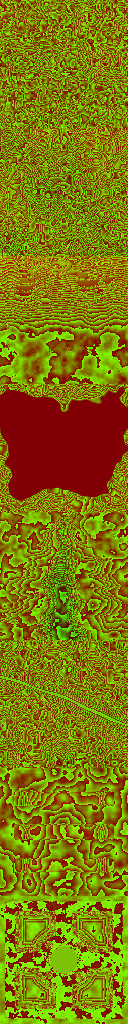
#> input picture App/PeaceGarden/Resources/Worlds/worlds-height.png, 128 x 1024 px
$ python worlds.py
#> lines starting #> are read from the running program, lines starting #| are printed output that depends on the picture
#!/usr/bin/env python3
"""Redraws worlds in the app's ground atlas, in place.

    python3 tools/worlds/worlds.py            # redraw, write, measure
    python3 tools/worlds/worlds.py --check    # say whether the atlas is what this draws

The atlas is two PNGs, 128 wide by 128 x N tall, one 128-square block per
world (`App/PeaceGarden/Resources/Worlds/`). Height is sixteen bits in the red
and green bytes, -2..+2 m, drawn for a 5.2 m plot. Albedo is plain RGB.

**The order of the blocks is the file format.** A bed stores its world's index,
so a world may be redrawn where it stands or a new one added at the end, but
nothing is ever moved or removed. `docs/ARRANGING.md` §*The ground is chosen*.

**The mockup that drew the first eight was never committed**, so this does not
regenerate the atlas: it reads it, redraws the blocks named in `REDRAWN`, and
leaves every other block's height and colour exactly as they were.

It also writes the **kind** of every cell — grass, earth, gravel, rock and so on
— into the height image's blue byte, which nothing used before. The app reads
it to decide how a cell's crumb is drawn: how widely its tone spreads, how much
it is roughened, whether it is toned per corner like a surface or per face like
a heap of stones. For the worlds drawn here the kind is known; for the mockup's
it is read back off the colour, which is good enough because the materials were
chosen to be told apart.
"""

from __future__ import annotations

import argparse
import json
from pathlib import Path

import numpy as np
from PIL import Image

ROOT = Path(__file__).resolve().parents[2]
ATLAS = ROOT / "App/PeaceGarden/Resources/Worlds"
INDEX = ROOT / "design/worlds.json"

CELLS = 128
SIDE = 5.2
LOW, HIGH = -2.0, 2.0
STEP = SIDE / (CELLS - 1)

# Row j of a block is z, column i is x — the order `GardenWorlds.place` reads.
_axis = -SIDE / 2 + np.arange(CELLS) * STEP
X, Z = np.meshgrid(_axis, _axis)

# MARK: Kinds — must match `GardenGround.Kind` in the app.
GRASS, EARTH, GRAVEL, ROCK, SCREE, SNOW, WATER, BOX, TARMAC, SAND = range(10)

# MARK: Materials, as albedo before any light. Dark on purpose: the app's
# hemispheric light lifts a face that looks up by about a fifth.
M = {
    "grass": (0.235, 0.282, 0.188),
    "grass_dry": (0.282, 0.280, 0.190),
    "grass_wet": (0.180, 0.232, 0.180),
    "moss": (0.200, 0.250, 0.150),
    "turf": (0.300, 0.300, 0.205),
    "heather": (0.255, 0.225, 0.205),
    "bracken": (0.320, 0.262, 0.180),
    "rock_light": (0.440, 0.430, 0.400),
    "rock": (0.335, 0.330, 0.315),
    "rock_dark": (0.225, 0.225, 0.232),
    "scree": (0.385, 0.375, 0.352),
    "snow": (0.610, 0.632, 0.660),
    "earth": (0.215, 0.160, 0.118),
    "earth_dark": (0.160, 0.122, 0.094),
    "gravel": (0.415, 0.395, 0.345),
    "box": (0.140, 0.205, 0.135),
    "box_light": (0.180, 0.250, 0.160),
    "water": (0.170, 0.215, 0.235),
    "stone": (0.500, 0.480, 0.445),
    "ochre": (0.345, 0.290, 0.232),
    "grey": (0.305, 0.305, 0.312),
    "red": (0.330, 0.250, 0.205),
    "dark": (0.205, 0.205, 0.215),
    "shingle": (0.330, 0.320, 0.300),
    "shingle_wet": (0.200, 0.212, 0.200),
}
M = {k: np.array(v) for k, v in M.items()}

SATURATION_CEILING = 0.28  # `GardenGround.saturationCeiling`


def ceilinged(rgb: np.ndarray) -> np.ndarray:
    """`GardenGround.ceilinged`, over a whole block."""
    high = rgb.max(axis=-1, keepdims=True)
    low = rgb.min(axis=-1, keepdims=True)
    sat = np.where(high > 0, (high - low) / np.maximum(high, 1e-9), 0)
    keep = np.where(sat > SATURATION_CEILING, SATURATION_CEILING / np.maximum(sat, 1e-9), 1)
    grey = high * (1 - keep)
    return rgb * keep + grey


# MARK: Noise. Value noise on a seeded lattice: deterministic, so a world is
# the same world every time this runs.

def _lattice(seed: int, n: int = 256) -> np.ndarray:
    return np.random.default_rng(seed).random((n, n)) * 2 - 1


def noise(x, z, scale: float, seed: int) -> np.ndarray:
    g = _lattice(seed)
    n = g.shape[0]
    u = np.asarray(x, dtype=float) / scale + 37.0
    v = np.asarray(z, dtype=float) / scale + 53.0
    i0 = np.floor(u).astype(int)
    j0 = np.floor(v).astype(int)
    fu, fv = u - i0, v - j0
    su, sv = fu * fu * (3 - 2 * fu), fv * fv * (3 - 2 * fv)
    a = g[j0 % n, i0 % n]
    b = g[j0 % n, (i0 + 1) % n]
    c = g[(j0 + 1) % n, i0 % n]
    d = g[(j0 + 1) % n, (i0 + 1) % n]
    return (a * (1 - su) + b * su) * (1 - sv) + (c * (1 - su) + d * su) * sv


def fbm(x, z, scale: float, seed: int, octaves: int = 4, gain: float = 0.5) -> np.ndarray:
    total, weight, norm = 0.0, 1.0, 0.0
    for k in range(octaves):
        total = total + weight * noise(x, z, scale / 2 ** k, seed + 101 * k)
        norm += weight
        weight *= gain
    return total / norm


def along(t, scale: float, seed: int) -> np.ndarray:
    """Noise along one axis — a wandering line."""
    t = np.asarray(t, dtype=float)
    return fbm(t, np.full_like(t, 0.37), scale, seed, octaves=3)


def smooth(a: float, b: float, v) -> np.ndarray:
    t = np.clip((np.asarray(v, dtype=float) - a) / (b - a), 0, 1)
    return t * t * (3 - 2 * t)


def speckle(seed: int) -> np.ndarray:
    """A number in 0..1 per cell — the stipple."""
    return np.random.default_rng(seed).random((CELLS, CELLS))


def slope_of(h: np.ndarray) -> np.ndarray:
    gz, gx = np.gradient(h, STEP)
    return np.hypot(gx, gz)


def laplacian(h: np.ndarray) -> np.ndarray:
    p = np.pad(h, 1, mode="edge")
    return (p[:-2, 1:-1] + p[2:, 1:-1] + p[1:-1, :-2] + p[1:-1, 2:] - 4 * h) / STEP ** 2


def mix(a, b, t):
    t = np.asarray(t, dtype=float)[..., None]
    return a * (1 - t) + b * t


def paint(colour: np.ndarray, where, material: np.ndarray, amount=1.0):
    w = (np.asarray(where, dtype=float) * amount)[..., None]
    return colour * (1 - w) + material * w


def boulders(seed: int, count: int, inside, radius=(0.07, 0.18), tall=0.62):
    """Rounded stones: a field of heights to add and a mask of where they are."""
    rng = np.random.default_rng(seed)
    lift = np.zeros((CELLS, CELLS))
    placed = 0
    tries = 0
    while placed < count and tries < count * 40:
        tries += 1
        x, z = rng.uniform(-2.45, 2.45, 2)
        if not inside(x, z):
            continue
        r = rng.uniform(*radius)
        # Squashed and turned, so no two are the same circle.
        angle = rng.uniform(0, np.pi)
        squash = rng.uniform(0.65, 1.0)
        dx, dz = X - x, Z - z
        a = (dx * np.cos(angle) + dz * np.sin(angle)) / r
        b = (-dx * np.sin(angle) + dz * np.cos(angle)) / (r * squash)
        d = np.hypot(a, b)
        bump = r * tall * np.sqrt(np.clip(1 - d ** 2, 0, 1)) ** 0.8
        lift = np.maximum(lift, bump)
        placed += 1
    return lift, lift > 0.008


# MARK: The worlds drawn here


def alpine():
    """Foothills climbing to a modest ridge along the far edge.

    The first alpine world was a massif in the middle of the plot, 0.97 m high,
    and a lantern stood as tall as the mountains — which read as a giant's
    lantern rather than as a small mountain. Peaking at a little over half a
    metre at the far corner, with the near half of the plot gently plantable,
    it reads as the ground climbing into rock, at the plot's own scale.
    """
    seed = 2600
    # The crest wanders along the far (-z) edge, and the rise runs in from it a
    # wandering distance, so the foot of the slope is never a ruled line.
    crest = -2.30 + 0.16 * along(X, 1.3, seed)
    reach = 2.85 + 0.45 * along(X, 1.6, seed + 1)
    t = np.clip(1 - (Z - crest) / reach, 0, 1)
    behind = np.clip((crest - Z) / 0.55, 0, 1)
    # Higher toward the far corner, lower toward the right-hand one.
    peak = 0.56 * (0.70 + 0.30 * np.clip((0.6 - X) / 3.2, 0, 1)) * (1 + 0.16 * along(X, 0.9, seed + 2))
    rise = t ** 1.9 * (1.35 - 0.35 * t)
    h = peak * rise * (1 - 0.35 * behind ** 2)

    # Foothills: broad swells that grow with the slope.
    h += 0.035 * fbm(X, Z, 1.3, seed + 3) * (0.5 + t)
    h += 0.012 * fbm(X, Z, 0.35, seed + 4)

    # Rock comes through as outcrops in bands — ledges a hand or two high, which
    # is the size a rock is in a garden, and what makes the climb read as rock.
    crags = smooth(0.05, 0.35, fbm(X, Z, 0.75, seed + 5)) * smooth(0.30, 0.62, t)
    band = 0.065
    k = (h + 0.012 * fbm(X, Z, 0.4, seed + 6)) / band
    stair = (np.floor(k) + smooth(0.55, 0.92, k - np.floor(k))) * band
    h = h + crags * (stair - h) * 0.95 + crags * 0.025

    lift, stones = boulders(seed + 7, 9, lambda x, z: z > -0.2, radius=(0.05, 0.11))
    lift2, stones2 = boulders(seed + 8, 16, lambda x, z: z < -0.6, radius=(0.07, 0.16))
    h = h + np.maximum(lift, lift2)
    stones = stones | stones2

    s = slope_of(h)
    lap = laplacian(h)
    pick = speckle(seed + 9)
    patch = fbm(X, Z, 0.9, seed + 10)
    fine = fbm(X, Z, 0.25, seed + 11)

    # Grass: lusher in the hollows and low down, a paler short turf as it
    # climbs and on anything convex.
    wet = smooth(-0.4, 1.2, lap * 0.06 + 0.3 * patch)
    colour = mix(M["grass"], M["grass_wet"], wet * (1 - t))
    colour = mix(colour, M["turf"], smooth(0.2, 0.75, t + 0.25 * fine))
    colour = paint(colour, smooth(0.15, 0.45, patch) * (fine > 0.15), M["grass_dry"], 0.6)
    colour = paint(colour, (fine < -0.30) & (t > 0.35), M["moss"], 0.8)

    # Snow lies on the high ground **and** only where it is gentle enough to
    # hold, which is what stops a snowcap looking painted on.
    # Only in patches, and dimmer than the hand would choose: it is the
    # brightest thing on the plot, and at noon a field of it outshone the plants.
    snowline = 0.45 + 0.06 * fbm(X, Z, 0.5, seed + 12) + 0.04 * X
    snow = (h > snowline) & (s < 0.40) & (patch + 0.5 * fine > 0.08)

    rock = (s > 0.85) | (crags * smooth(0.45, 0.7, s) > 0.5) | stones
    # Scree below the crags: the rock mask carried a few cells downhill (+z).
    below = np.zeros_like(rock)
    for shift in range(1, 7):
        below[shift:, :] |= rock[:-shift, :]
    scree = ~rock & (below | ((s > 0.42) & (t > 0.35))) & (fine + 0.4 * pick > 0.05) & (t > 0.15)

    strata = np.floor((h + 0.03 * X) / 0.05).astype(int) % 3
    rock_colour = np.where((strata == 0)[..., None], M["rock"],
                           np.where((strata == 1)[..., None], M["rock_light"], M["rock_dark"]))
    rock_colour = rock_colour * (0.88 + 0.24 * pick)[..., None]
    colour = np.where(scree[..., None], M["scree"] * (0.82 + 0.36 * pick)[..., None], colour)
    colour = np.where(rock[..., None], rock_colour, colour)
    colour = np.where(snow[..., None], M["snow"] * (0.96 + 0.06 * pick)[..., None], colour)

    kind = np.full((CELLS, CELLS), GRASS, dtype=np.uint8)
    kind[scree] = SCREE
    kind[rock] = ROCK
    kind[snow] = SNOW
    return h, colour, kind


def ravine():
    """A gorge that starts as a crack and opens as it runs.

    It begins nearly closed at the middle of the far-right edge and widens as
    it comes toward the viewer, to leave through the near-left edge, so the cut
    under the plot shows its notch. Its walls wander in and out independently,
    step in ledges of strata, and leave most of the plot as ground either side.
    """
    seed = 4400
    s = np.clip((Z + SIDE / 2) / SIDE, 0, 1)  # 0 at the closed end, 1 where it opens
    # fbm along a line rarely leaves ±0.4, so these amplitudes are about
    # double what they wander by.
    centre = 0.80 * along(Z, 1.7, seed) + 0.22 * along(Z, 0.55, seed + 1)
    open_ = s ** 1.15
    top = 0.06 + 1.18 * open_  # half-width at the lip
    left = top * (1 + 0.65 * along(Z, 0.85, seed + 2)) + (0.08 + 0.22 * s) * along(Z, 0.28, seed + 3)
    right = top * (1 + 0.65 * along(Z, 0.85, seed + 4)) + (0.08 + 0.22 * s) * along(Z, 0.28, seed + 5)
    left = np.maximum(left, 0.035)
    right = np.maximum(right, 0.035)
    depth = 0.10 + 0.56 * smooth(0.0, 0.62, s)
    floor = 0.10 + 0.32 * s

    dx = X - centre
    half = np.where(dx < 0, left, right)
    q = np.abs(dx) / half

    # The ground either side: gently rolling, falling a little toward the lip.
    ground = 0.045 * fbm(X, Z, 1.2, seed + 6) + 0.015 * fbm(X, Z, 0.4, seed + 7)
    ground += 0.06 * smooth(1.0, 3.5, q) - 0.03

    g = np.clip((q - floor) / (1 - floor), 0, 1)
    rise = 1 - (1 - g) ** 1.6
    rise = np.clip(rise + 0.05 * fbm(X, Z, 0.25, seed + 8) * (g > 0) * (g < 1), 0, 1)
    h = ground - depth * (1 - rise)

    # Strata: the wall steps in ledges at the same heights all along the gorge,
    # with a slight dip, which is what makes it read as bedded rock.
    wall = (g > 0) & (g < 1)
    band = 0.085
    tilt = 0.035 * X + 0.02 * Z
    k = (h - tilt) / band
    stair = (np.floor(k) + smooth(0.45, 0.95, k - np.floor(k))) * band + tilt
    h = np.where(wall, h + (stair - h) * 0.85, h)

    # The floor: shingle, a damp runnel down its lowest line, and stones.
    run = np.abs(dx - 0.06 * along(Z, 0.5, seed + 9)) < (0.035 + 0.05 * s)
    runnel = run & (q < floor) & (s > 0.18)
    h = np.where(runnel, h - 0.015, h)
    lift, stones = boulders(seed + 10, 30, lambda x, z: True, radius=(0.05, 0.13))
    on_floor = q < floor * 1.4
    h = h + np.where(on_floor, lift, 0)
    stones = stones & on_floor
    lift2, stones2 = boulders(seed + 11, 10, lambda x, z: True, radius=(0.07, 0.15))
    away = q > 1.25
    h = h + np.where(away, lift2, 0)
    stones2 = stones2 & away

    sl = slope_of(h)
    lap = laplacian(h)
    pick = speckle(seed + 12)
    patch = fbm(X, Z, 0.9, seed + 13)
    fine = fbm(X, Z, 0.25, seed + 14)

    wet = smooth(-0.5, 1.5, lap * 0.05 + 0.3 * patch)
    colour = mix(M["grass"], M["grass_wet"], wet)
    colour = paint(colour, smooth(0.10, 0.45, patch) * (fine > 0.0), M["grass_dry"], 0.6)
    # Heather and bracken on the dry shoulders by the lip.
    shoulder = (q > 1.0) & (q < 1.45 + 0.4 * fine)
    colour = paint(colour, shoulder & (fine > 0.05), M["heather"], 0.85)
    colour = paint(colour, shoulder & (fine <= 0.05) & (patch > -0.1), M["bracken"], 0.6)

    # The walls in strata by height, each band a different stone, stippled.
    rocky = wall & (sl > 0.75)
    # Bands a little thicker than a cell is tall on the wall, or the stipple
    # swallows them; and **lighter than they look right in the hand**, as the
    # cut's are, because a wall is lit by the sky and hardly by the sun.
    layer = np.floor((h - tilt) / 0.075 + 0.3 * fbm(X, Z, 0.6, seed + 15)).astype(int)
    order = [M["ochre"], M["grey"], M["red"], M["ochre"], M["dark"], M["grey"], M["red"]]
    strata = np.zeros((CELLS, CELLS, 3))
    for n, material in enumerate(order):
        strata[(layer % len(order)) == n] = material * 1.3
    strata = strata * (0.92 + 0.16 * pick)[..., None]
    colour = np.where(rocky[..., None], strata, colour)
    # Ledges hold soil, so they are green: moss and fern on every shelf.
    ledge = wall & ~rocky
    colour = np.where(ledge[..., None], mix(M["moss"], M["grass_wet"], pick), colour)

    floor_cells = (q <= floor) | (on_floor & ~wall)
    shingle = M["shingle"] * (0.80 + 0.40 * pick)[..., None]
    colour = np.where(floor_cells[..., None], mix(shingle, M["moss"], (patch > 0.25) * 0.7), colour)
    colour = np.where(runnel[..., None], M["shingle_wet"] * (0.85 + 0.3 * pick)[..., None], colour)
    rock_stone = M["rock"] * (0.85 + 0.35 * pick)[..., None]
    colour = np.where((stones | stones2)[..., None], rock_stone, colour)

    kind = np.full((CELLS, CELLS), GRASS, dtype=np.uint8)
    kind[floor_cells & ~(patch > 0.25)] = SCREE
    kind[runnel] = SCREE
    kind[rocky] = ROCK
    kind[stones | stones2] = ROCK
    return h, colour, kind


def parterre():
    """A formal garden drawn large enough to read at the plot's scale.

    The first parterre was twenty-five domed compartments ten centimetres high,
    which at a plot five metres across drew as the scales of a lizard. This one
    is four: a gravel cross and a gravel round, a basin in the middle with a
    stone kerb, four box balls on the round, and each compartment edged in box
    a hand and a half high and filled with dug earth for planting. Regular,
    because cultivation may be — but every edge wanders by a centimetre or two,
    because no edge in the garden is ruled.
    """
    seed = 7700
    wob = lambda scale, n, amount: amount * fbm(X, Z, scale, seed + n)  # noqa: E731
    ax, az = np.abs(X), np.abs(Z)
    r = np.hypot(X, Z)

    # Signed distance to each compartment: a rounded square in its quarter,
    # with its inner corner taken out by the gravel round.
    lo, hi, corner = 0.31, 2.02, 0.16
    c = (lo + hi) / 2
    e = (hi - lo) / 2 - corner
    qx, qz = np.abs(ax - c) - e, np.abs(az - c) - e
    rect = np.hypot(np.maximum(qx, 0), np.maximum(qz, 0)) + np.minimum(np.maximum(qx, qz), 0) - corner
    round_ = 1.06 + wob(0.4, 1, 0.012)
    sd = np.maximum(rect, round_ - r) + wob(0.22, 2, 0.013)

    hedge_width = 0.23
    hedge = (sd < 0) & (sd > -hedge_width)
    bed = sd <= -hedge_width
    outside = sd >= 0

    kerb_in, kerb_out = 0.56, 0.68
    basin = r < kerb_in + wob(0.3, 3, 0.006)
    kerb = ~basin & (r < kerb_out + wob(0.3, 4, 0.006))

    edge_path = np.maximum(ax, az) > 2.40 + wob(0.5, 5, 0.03)

    pick = speckle(seed + 6)
    fine = fbm(X, Z, 0.3, seed + 7)

    h = np.zeros((CELLS, CELLS))
    # Gravel, raked: a few millimetres of wander.
    h += 0.004 * fbm(X, Z, 0.2, seed + 8)
    # The beds are dug and mounded a little toward their middles.
    h = np.where(bed, 0.025 + 0.035 * smooth(-hedge_width, -0.55, sd) + 0.008 * fine, h)
    # Box: a rounded clipped top over steep sides, its height wandering.
    u = np.clip((sd + hedge_width / 2) / (hedge_width / 2), -1, 1)
    tall = 0.20 * (1 + 0.10 * fbm(X, Z, 0.35, seed + 9)) + 0.012 * fbm(X, Z, 0.08, seed + 10)
    h = np.where(hedge, tall * np.sqrt(np.clip(1 - u ** 4, 0, 1)), h)
    # The kerb stands a little proud; the water sits just under the gravel.
    h = np.where(kerb, 0.075 + 0.004 * pick, h)
    h = np.where(basin, -0.035, h)
    # Four box balls on the round, on the diagonals.
    for angle in (np.pi / 4, 3 * np.pi / 4, 5 * np.pi / 4, 7 * np.pi / 4):
        bx, bz = 0.875 * np.cos(angle), 0.875 * np.sin(angle)
        d = np.hypot(X - bx, Z - bz) / (0.165 + wob(0.12, 11, 0.012))
        ball = d < 1
        h = np.where(ball, np.maximum(h, 0.34 * np.sqrt(np.clip(1 - d ** 2, 0, 1)) ** 0.9), h)
        hedge = hedge | ball
        bed = bed & ~ball
    # A lawn margin outside the gravel walk, at the rim.
    h = np.where(edge_path & outside, 0.012 + 0.008 * fine, h)

    gravel = M["gravel"] * (0.86 + 0.28 * pick)[..., None]
    colour = np.broadcast_to(gravel, (CELLS, CELLS, 3)).copy()
    lawn = mix(M["grass"], M["grass_dry"], smooth(-0.2, 0.5, fine))
    colour = np.where((edge_path & outside)[..., None], lawn, colour)
    earth = mix(M["earth"], M["earth_dark"], smooth(-0.3, 0.6, fine + 0.6 * (pick - 0.5)))
    colour = np.where(bed[..., None], earth, colour)
    # Box: darker toward its foot, lighter where the new growth is on top.
    top = smooth(0.08, 0.20, h)
    box = mix(M["box"], M["box_light"], top * (0.6 + 0.4 * pick))
    colour = np.where(hedge[..., None], box, colour)
    colour = np.where(kerb[..., None], M["stone"] * (0.92 + 0.12 * pick)[..., None], colour)
    colour = np.where(basin[..., None], M["water"] * (0.97 + 0.04 * pick)[..., None], colour)

    kind = np.full((CELLS, CELLS), GRAVEL, dtype=np.uint8)
    kind[edge_path & outside] = GRASS
    kind[bed] = EARTH
    kind[hedge] = BOX
    kind[kerb] = ROCK
    kind[basin] = WATER
    return h, colour, kind


REDRAWN = {2: alpine, 4: ravine, 7: parterre}


# MARK: Kinds for the mockup's worlds, read back off their colour.

def classify(world: int, h: np.ndarray, rgb: np.ndarray) -> np.ndarray:
    r, g, b = (rgb[..., n].astype(int) for n in range(3))
    high = np.maximum(np.maximum(r, g), b)
    low = np.minimum(np.minimum(r, g), b)
    total = r + g + b
    s = slope_of(h)

    kind = np.full(h.shape, GRASS, dtype=np.uint8)
    neutral = (high - low) < 16
    brown = (r > g + 6) & (r - b > 14)
    kind[brown] = EARTH
    kind[neutral & (s > 0.6)] = ROCK
    kind[neutral & (total > 215) & (s <= 0.6)] = GRAVEL
    if world == 3:  # the lake: water lies at the lake's own level
        kind[h <= h.min() + 0.0015] = WATER
    if world == 5:  # the verge: a strip of road
        kind[neutral & (total < 140)] = TARMAC
    return kind


# MARK: The file


def read_atlas():
    hp = np.array(Image.open(ATLAS / "worlds-height.png").convert("RGB")).astype(np.int64)
    ap = np.array(Image.open(ATLAS / "worlds-albedo.png").convert("RGB")).astype(np.uint8)
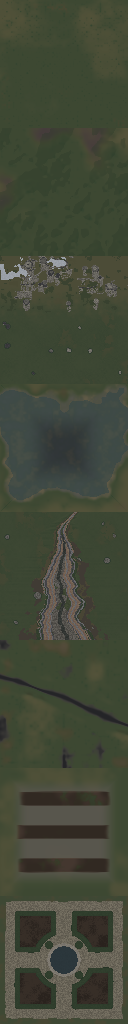
#> input picture App/PeaceGarden/Resources/Worlds/worlds-albedo.png, 128 x 1024 px
#> ap is the input picture: shape (1024, 128, 3); mean R, G, B 66.6, 72.7, 56
    return hp, ap


def decode(hp: np.ndarray) -> np.ndarray:
    return LOW + ((hp[..., 0] << 8) | hp[..., 1]) / 65535 * (HIGH - LOW)


def draw(hp: np.ndarray, ap: np.ndarray):
    hp, ap = hp.copy(), ap.copy()
    worlds = hp.shape[0] // CELLS
#> worlds = 8
    measured = {}
    for w in range(worlds):
        rows = slice(w * CELLS, (w + 1) * CELLS)
        if w in REDRAWN:
            h, colour, kind = REDRAWN[w]()
            packed = np.clip(np.round((h - LOW) / (HIGH - LOW) * 65535), 0, 65535).astype(np.int64)
            hp[rows, :, 0] = packed >> 8
            hp[rows, :, 1] = packed & 0xFF
            ap[rows] = np.clip(np.round(ceilinged(np.clip(colour, 0, 1)) * 255), 0, 255).astype(np.uint8)
        else:
            kind = classify(w, decode(hp[rows]), ap[rows])
        hp[rows, :, 2] = kind
        block = decode(hp[rows])
        measured[w] = (float(block.min()), float(block.max()))
#> this loop made 8 passes
#> pass 1, in classify, `r, g, b = (rgb[..., n].astype(int) for n in range(3))`:
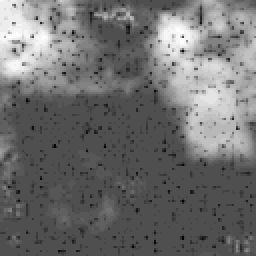
#> r: shape (128, 128) int64 (shown 2 times larger); min 52, max 81, mean 64.7; drawn with min black and max white
#> pass 1, in classify, `r, g, b = (rgb[..., n].astype(int) for n in range(3))`:
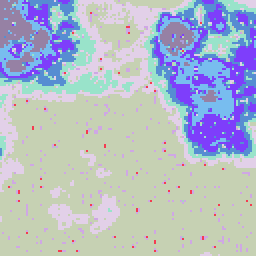
#> b: shape (128, 128) int64 (shown 2 times larger); 11 distinct labels, from 47 to 57; one colour per label, 0 black
#> after the loop:
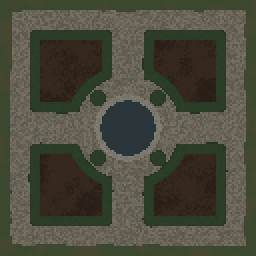
#> colour: shape (128, 128, 3) float64 (shown 2 times larger); mean R, G, B 0.293, 0.294, 0.236
#> after the loop, measured = {0: (-0.124, 0.158), 1: (-0.432, 0.354), 2: (-0.0177, 0.604), 3: (3.05e-05, 0.267), 4: (-0.73, 0.0987), 5: (-0.161, 0.149), 6: (-0.05, 0.232), 7: (-0.035, 0.337)}
    return hp, ap, measured


def main():
    parser = argparse.ArgumentParser()
    parser.add_argument("--check", action="store_true")
    parser.add_argument("--out", type=Path, help="write the atlas here instead, to look at first")
    args = parser.parse_args()

    hp, ap = read_atlas()
    new_h, new_a, measured = draw(hp, ap)

    if args.check:
        same = np.array_equal(new_h, hp) and np.array_equal(new_a, ap)
        print("the atlas is what this draws" if same else "the atlas differs from what this draws")
        raise SystemExit(0 if same else 1)

    out = args.out or ATLAS
    out.mkdir(parents=True, exist_ok=True)
    Image.fromarray(new_h.astype(np.uint8), "RGB").save(out / "worlds-height.png", optimize=True)
    Image.fromarray(new_a, "RGB").save(out / "worlds-albedo.png", optimize=True)
    for w, (low, high) in measured.items():
        print(f"world {w}: {low:+.4f} .. {high:+.4f}")
#> this loop made 8 passes
#| world 0: -0.1241 .. +0.1584
#| world 1: -0.4320 .. +0.3545
#| world 2: -0.0177 .. +0.6039
#| world 3: +0.0000 .. +0.2669
#| world 4: -0.7304 .. +0.0987
#| world 5: -0.1613 .. +0.1486
#| world 6: -0.0500 .. +0.2323
#| world 7: -0.0350 .. +0.3373
    if args.out:
        return

#> (the run stopped early here; a loop or call above may not have finished)
